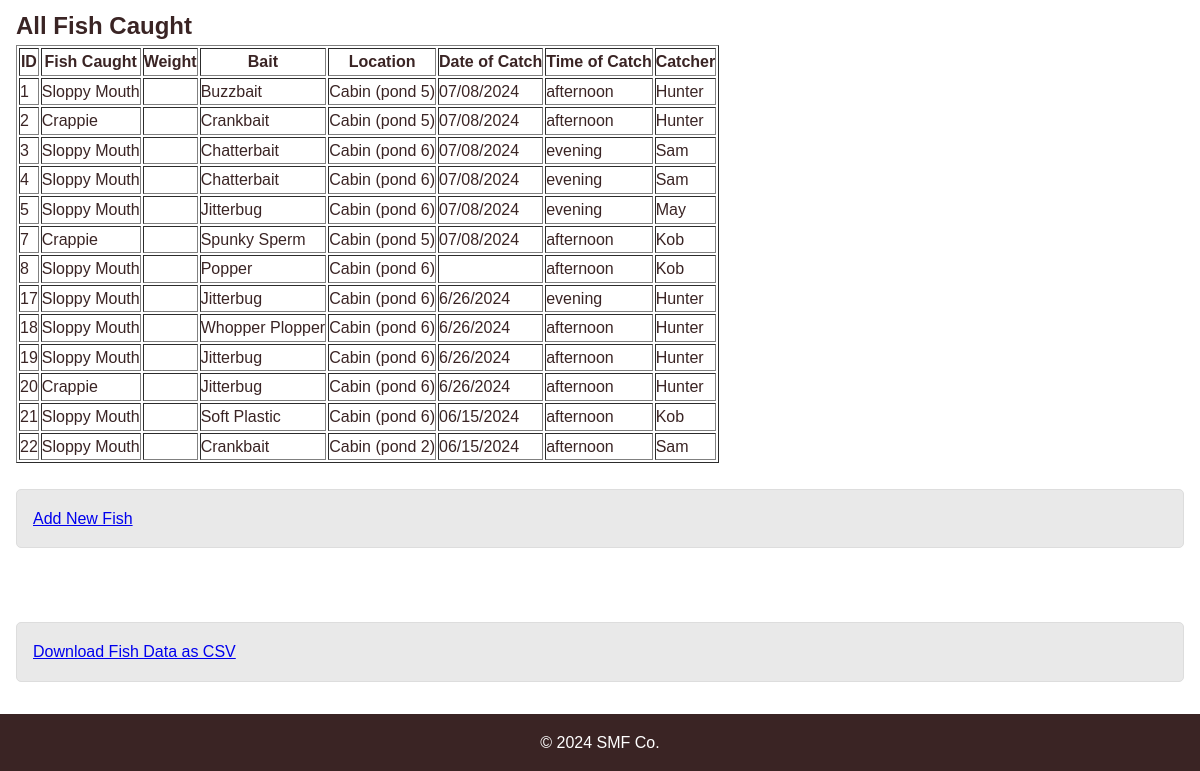
The page /database (lower part) on the database as committed earlier.
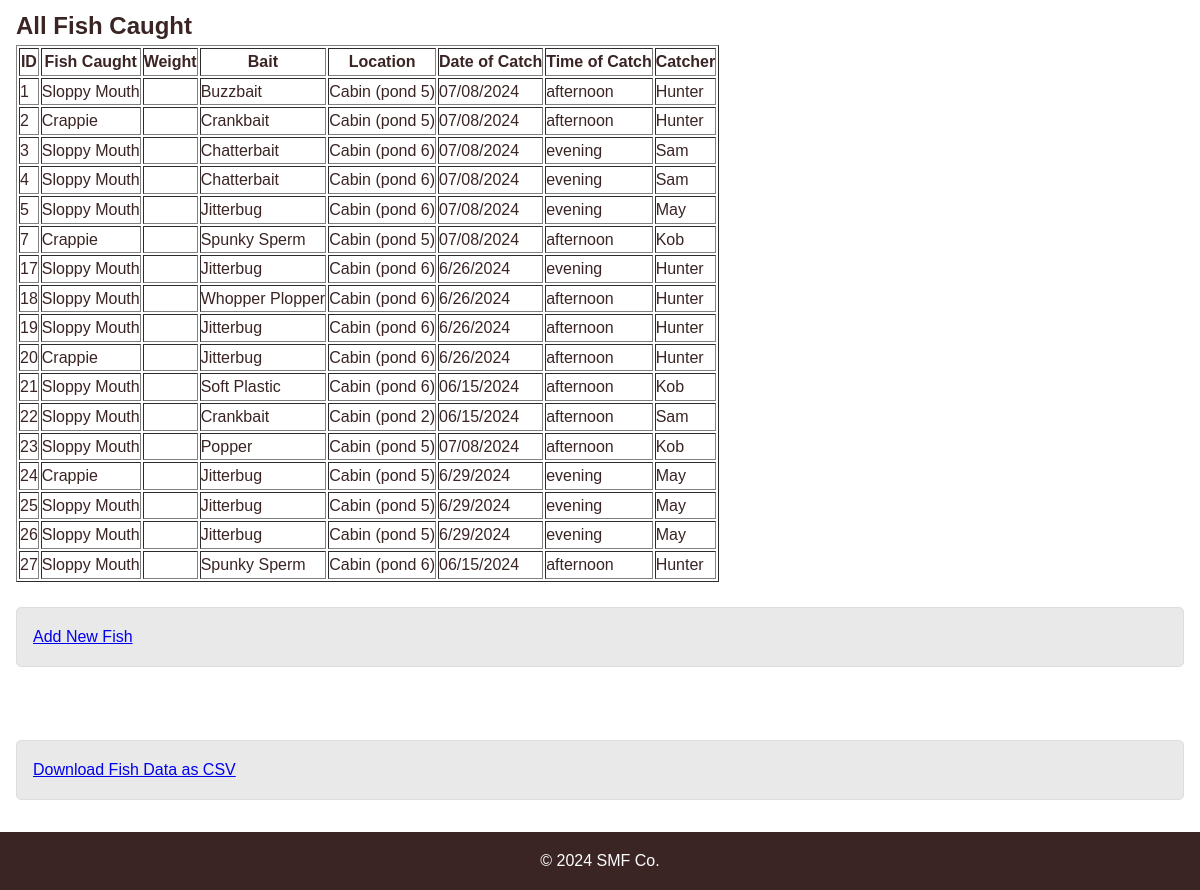
The same page on the database as committed later.
### tables this page shows
CREATE TABLE fishcaught (
                    id INTEGER PRIMARY KEY AUTOINCREMENT,
                    fishcaught VARCHAR(255) NOT NULL,
                    weight VARCHAR(50),
                    bait VARCHAR(100),
                    location INTEGER,
                    dateofcatch DATE,
                    timeofcatch TIME,
                    catcher VARCHAR(100),
                    image TEXT
                );

### app.py (the view)
@app.route('/database')
def database():
    conn = sqlite3.connect(DB_FILE)
    c = conn.cursor()
    c.execute('''SELECT count(name) FROM sqlite_master WHERE type='table' AND name='fishcaught' ''')
    table_exists = c.fetchone()[0]
    fish_list = None
    if table_exists:
        c.execute('''SELECT * FROM fishcaught''')
        fish_list = c.fetchall()
        if fish_list:
            df = pd.DataFrame(fish_list, columns=['id', 'fishcaught', 'weight', 'bait', 'location', 'dateofcatch', 'timeofcatch', 'catcher', 'image'])
            plot_number_of_catches_per_person(df)
            plot_number_of_catches_per_bait(df)
            plot_by_location(df)
    conn.close()
    return render_template('database.html', fish_list=fish_list)

### app.py (called while the page is built)
def plot_number_of_catches_per_person(df):
    plt.figure(figsize=(10, 6))
    sns.countplot(x='catcher', data=df)
    plt.title('Number of Catches per Person')
    plt.xlabel('Catcher')
    plt.ylabel('Number of Catches')
    plt.xticks(rotation=45)
    plt.tight_layout()
    img_bytes = BytesIO()
    plt.savefig(img_bytes, format='png')
    img_bytes.seek(0)
    img_base64 = base64.b64encode(img_bytes.read()).decode('utf-8')
    plt.close()
    return img_base64

def plot_number_of_catches_per_bait(df):
    plt.figure(figsize=(10, 6))
    sns.countplot(x='bait', data=df)
    plt.title('Number of Catches per Bait')
    plt.xlabel('Bait')
    plt.ylabel('Number of Catches')
    plt.xticks(rotation=45)
    plt.tight_layout()
    img_bytes = BytesIO()
    plt.savefig(img_bytes, format='png')
    img_bytes.seek(0)
    img_base64 = base64.b64encode(img_bytes.read()).decode('utf-8')
    plt.close()
    return img_base64

def plot_by_location(df):
    plt.figure(figsize=(10, 6))
    sns.countplot(x='location', data=df)
    plt.title('Number of Catches by Location')
    plt.xlabel('Location')
    plt.ylabel('Number of Catches')
    plt.xticks(rotation=45)
    plt.tight_layout()
    img_bytes = BytesIO()
    plt.savefig(img_bytes, format='png')
    img_bytes.seek(0)
    img_base64 = base64.b64encode(img_bytes.read()).decode('utf-8')
    plt.close()
    return img_base64

### templates/database.html (shortened to what this page needs)
<!DOCTYPE html>
<html lang="en">
<head>
    <link rel="stylesheet" href="{{ url_for('static', filename='css/styles.css') }}">
</head>
<body class="page-default">
    <div class="wrapper">
        <main class="main-default">
            <h2>All Fish Caught</h2>
            {% if fish_list %}
                <table border="1">
                    <tr>
                        <th>ID</th>
                        <th>Fish Caught</th>
                        <th>Weight</th>
                        <th>Bait</th>
                        <th>Location</th>
                        <th>Date of Catch</th>
                        <th>Time of Catch</th>
                        <th>Catcher</th>
                    </tr>
                    {% for fish in fish_list %}
                    <tr>
                        <td>{{ fish[0] }}</td>
                        <td>{{ fish[1] }}</td>
                        <td>{{ fish[2] }}</td>
                        <td>{{ fish[3] }}</td>
                        <td>{{ fish[4] }}</td>
                        <td>{{ fish[5] }}</td>
                        <td>{{ fish[6] }}</td>
                        <td>{{ fish[7] }}</td>
                    </tr>
                    {% endfor %}
                </table>
            {% else %}
                <p>No fish caught yet.</p>
            {% endif %}
            <br>
            <section id="add-fish-section" class="section-default">
                <a href="{{ url_for('add_fish_form') }}" class="btn btn-primary">Add New Fish</a>
            </section>
        </main>
    </div>
    <br>
    <main class="main-default">
        <section id="download-csv-section" class="section-default">
            <a href="{{ url_for('download_csv') }}" class="btn btn-secondary">Download Fish Data as CSV</a>
        </section>
    </main>
    <footer class="footer-default">
        <p>&copy; 2024 SMF Co.</p>
    </footer>
</body>
</html>

### static/css/styles.css (style rules this page uses)
* { margin: 0; padding: 0; box-sizing: border-box; }
html, body { height: 100%; }
body { font-family: Arial, sans-serif; line-height: 1.6; background-color: #ffffff; color: #3a2424; display: flex; flex-direction: column; }
.wrapper { flex: 1; }
.main-default { padding: 1rem; flex: 1; }
.section-default { margin-bottom: 1rem; padding: 1rem; border-radius: 5px; background: #e9e9e9; border: 1px solid #ddd; }
.footer-default { text-align: center; padding: 1rem 0; background: #3a2424; color: #fff; }

Rows that differ between the two databases and show on the page:
removed fishcaught: id "8", fishcaught "Sloppy Mouth", bait "Popper", location "Cabin (pond 6)", timeofcatch "afternoon", catcher "Kob"
added fishcaught: id "23", fishcaught "Sloppy Mouth", bait "Popper", location "Cabin (pond 5)", dateofcatch "07/08/2024", timeofcatch "afternoon", catcher "Kob"
added fishcaught: id "24", fishcaught "Crappie", bait "Jitterbug", location "Cabin (pond 5)", dateofcatch "6/29/2024", timeofcatch "evening", catcher "May"
added fishcaught: id "25", fishcaught "Sloppy Mouth", bait "Jitterbug", location "Cabin (pond 5)", dateofcatch "6/29/2024", timeofcatch "evening", catcher "May"
added fishcaught: id "26", fishcaught "Sloppy Mouth", bait "Jitterbug", location "Cabin (pond 5)", dateofcatch "6/29/2024", timeofcatch "evening", catcher "May"
added fishcaught: id "27", fishcaught "Sloppy Mouth", bait "Spunky Sperm", location "Cabin (pond 6)", dateofcatch "06/15/2024", timeofcatch "afternoon", catcher "Hunter"
